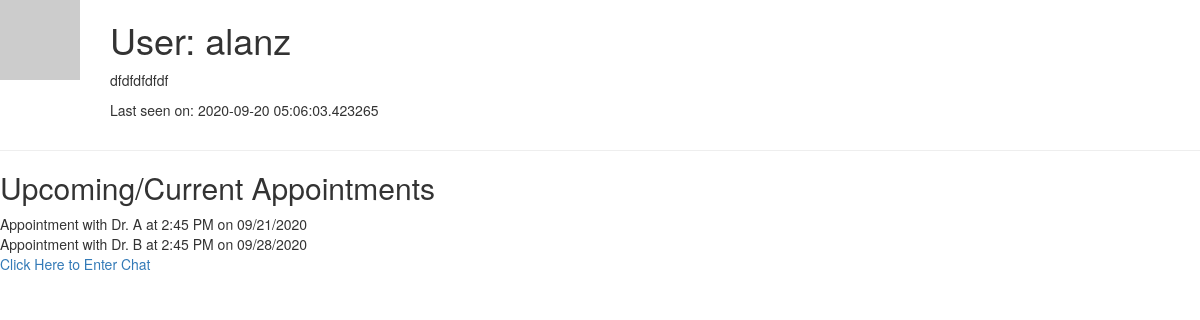
Screenshot of /user/alanz (signed in) with the database file from the repository.
### app/models.py (models this page shows, shortened)
class User(UserMixin, db.Model):
    id = db.Column(db.Integer, primary_key=True)
    username = db.Column(db.String(64), index=True, unique=True)
    email = db.Column(db.String(120), index=True, unique=True)
    name = db.Column(db.String(120), index=True)
    password_hash = db.Column(db.String(128))
    mineable = db.Column(db.Boolean, default=True)
    address = db.Column(db.Text, nullable=True)
    birthday = db.Column(db.Date, nullable=True)
    user_type = db.Column(db.Integer, nullable=False)
    posts = db.relationship('Post', backref='author', lazy='dynamic')
    about_me = db.Column(db.String(250))
    last_seen = db.Column(db.DateTime, default = datetime.utcnow)
    def avatar(self, size):
          digest = md5(self.username.lower().encode('utf-8')).hexdigest()
          return 'https://www.gravatar.com/avatar/{}?d=identicon&s={}'.format(digest, size)

### app/routes.py (the view)
@app.route('/user/<username>', methods=['GET','POST'])
@login_required
def user(username):
  user = User.query.filter_by(username=username).first_or_404()
  posts = [
    {'author': 'Dr. A', 'body': ' at 2:45 PM on 09/21/2020'},
    {'author': 'Dr. B', 'body': ' at 2:45 PM on 09/28/2020'}
  ]
  return render_template('user.html', user=user, posts = posts)

### app/models.py (called while the page is built)
@login.user_loader
def load_user(id):
    return User.query.get(int(id))

### app/routes.py (called while the page is built)
@app.before_request
def before_request():
      if current_user.is_authenticated:
            current_user.last_seen = datetime.utcnow()
            db.session.commit()

### app/templates/user.html (shortened to what this page needs)
{% extends "base.html" %}
{% block content %}
    <table>
        <tr valign="top">
            <td><img src="{{ user.avatar(128) }}"><img style = "padding-right:30px"></td>
            <td><h1> User: {{ user.username }}</h1>
            {% if user.about_me %}<p>{{ user.about_me }}</p>{% endif %}
            {% if user.last_seen %}<p>Last seen on: {{ user.last_seen }}</p>{% endif %}
            </td>
        </tr>
    </table>
    <hr>
    <div class = "container2">
        <h2> Upcoming/Current Appointments </h2>
    </div>
    {% for post in posts %}
        <table>
        <tr valign="top">
            <td>Appointment with {{post.author}} {{ post.body }}</td>
        </tr>
</table>
    {% endfor %}
    <a href="{{ url_for('messages') }}"> Click Here to Enter Chat </a>
{% endblock %}

### rows the page displays
User: username "alanz", about_me "dfdfdfdfdf", last_seen "2020-09-20 05:06:03.423265"

### other values shown
{{ post.author }} "Dr. A" "Dr. B"
{{ post.body }} "at 2:45 PM on 09/21/2020" "at 2:45 PM on 09/28/2020"
